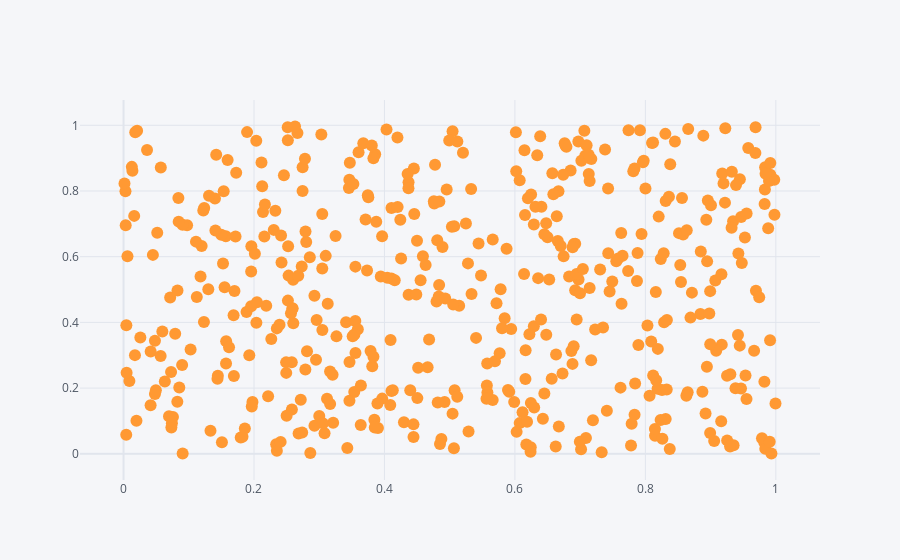

Write notebook code for a chart like this one.
### Code cell
df1.iplot(kind = 'scatter', x = 'a', y = 'b', mode = 'markers')

### Figure 1 — Plotly figure (JSON) as saved in the notebook; plotly's stock layout.template omitted (floating-point values rounded to 4 significant figures; data arrays with more than 128 entries replaced by an {"elided": "..."} marker saying what was removed)
{"data": [{"line": {"color": "rgba(255, 153, 51, 1.0)", "dash": "solid", "shape": "linear", "width": 1.3}, "marker": {"size": 12, "symbol": "circle"}, "mode": "markers", "name": "b", "text": "", "type": "scatter", "x": {"elided": "500 float values"}, "y": {"elided": "500 float values"}}], "layout": {"legend": {"bgcolor": "#F5F6F9", "font": {"color": "#4D5663"}}, "paper_bgcolor": "#F5F6F9", "plot_bgcolor": "#F5F6F9", "title": {"font": {"color": "#4D5663"}}, "xaxis": {"gridcolor": "#E1E5ED", "showgrid": true, "tickfont": {"color": "#4D5663"}, "title": {"font": {"color": "#4D5663"}, "text": ""}, "zerolinecolor": "#E1E5ED"}, "yaxis": {"gridcolor": "#E1E5ED", "showgrid": true, "tickfont": {"color": "#4D5663"}, "title": {"font": {"color": "#4D5663"}, "text": ""}, "zerolinecolor": "#E1E5ED"}}}
